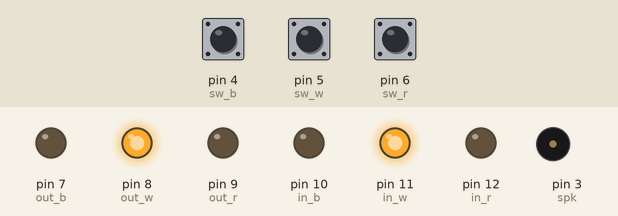
Simulated run of this sketch. Board: Arduino Uno, built with avr-gcc and run on an emulated ATmega328P. On the bench: output pins drawn as LEDs (lit = HIGH), buzzer (waves = sounding). Dashed ring = blinking. Inputs (shaded band) come from the test bench; at power-on: pin 4 (sw_b) LOW, pin 5 (sw_w) LOW, pin 6 (sw_r) LOW.

Above: at 1.2 s.
1.3 s: pin 4 (sw_b) pulled HIGH for 0.15 s
At 1.4 s:
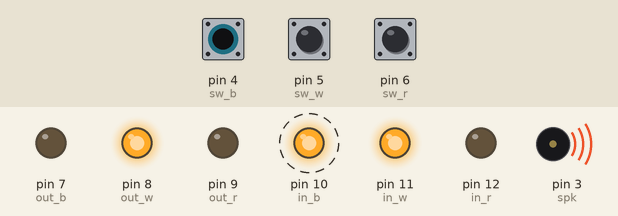
At 2.7 s:
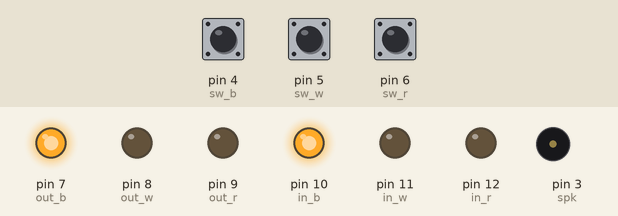
4.3 s: pin 5 (sw_w) pulled HIGH for 0.15 s
At 5.1 s:
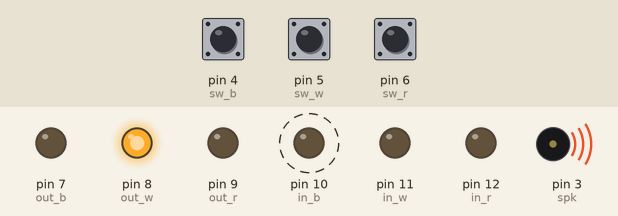
Timing chart, 0 to 13.4 s (numbered marks = the images above; inputs shaded):
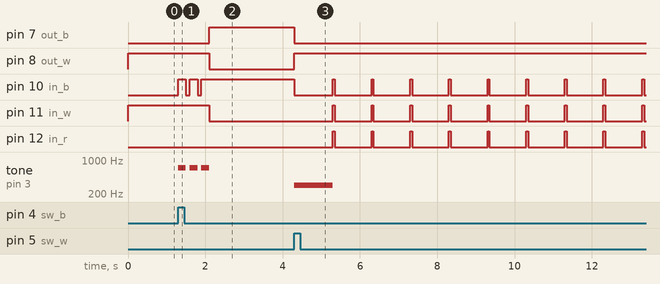

The sketch:

artefact_switch.ino
```cpp
// inner leds
int in_r = 12;
int in_w = 11;
int in_b = 10;

// outer leds
int out_r = 9;
int out_w = 8;
int out_b = 7;

// switches
int sw_r = 6;
int sw_w = 5;
int sw_b = 4;

//speaker
int spk = 3;


int mode, mode_r, mode_w, mode_b;
int last_r, last_b, last_w, cur_w, cur_r, cur_b;


void setup() {
  pinMode(in_r, OUTPUT);
  pinMode(in_w, OUTPUT);
  pinMode(in_b, OUTPUT);
  pinMode(out_r, OUTPUT);
  pinMode(out_w, OUTPUT);
  pinMode(out_b, OUTPUT);
  pinMode(sw_r, INPUT);
  pinMode(sw_w, INPUT);
  pinMode(sw_b, INPUT);
  pinMode(spk, OUTPUT);
  mode = 2; // wait mode;

  mode_r = LOW;
  mode_b = LOW;
  mode_w = HIGH;
  last_r = LOW;
  last_b = LOW;
  digitalWrite(in_w, mode_w);
  digitalWrite(out_w, mode_w);
}


void signal_tone(int freq, int pin) {  // beeping on capture
  digitalWrite(pin, HIGH);
  tone(spk, freq);
  delay(200);
  digitalWrite(pin, LOW);
  noTone(spk);
  delay(100);
  digitalWrite(pin, HIGH);
  tone(spk, freq);
  delay(200);
  digitalWrite(pin, LOW);
  noTone(spk);
  delay(100);
  digitalWrite(pin, HIGH);
  tone(spk, freq);
  delay(200);
  noTone(spk);
}


void kill() { // when reset button is pushed
  int i;
  digitalWrite(out_w, HIGH);
  tone(spk, 300); // low tone
  delay(1000);
  noTone(spk);

  for (i = 1; i <= 20; i++) { // 20 secs all led blinking. May change to any seconds you need.
    digitalWrite(in_w, HIGH);
    digitalWrite(in_r, HIGH);
    digitalWrite(in_b, HIGH);
    delay(50);
    digitalWrite(in_w, LOW);
    digitalWrite(in_r, LOW);
    digitalWrite(in_b, LOW);
    delay(950);
  }
  mode=2; // set wait mode
}


void loop() {

  cur_r = digitalRead(sw_r);
  cur_w = digitalRead(sw_w);
  cur_b = digitalRead(sw_b);

  if (cur_r == HIGH && cur_r != last_r && mode != 1) { // if red pressed and mode not red
    signal_tone(700, in_r);
    digitalWrite(in_r, HIGH);
    digitalWrite(out_r, HIGH);
    digitalWrite(in_w, LOW);
    digitalWrite(out_w, LOW);
    digitalWrite(in_b, LOW);
    digitalWrite(out_b, LOW);

    mode = 1; // mode set red captured
  }

  if (cur_b == HIGH && cur_b != last_b && mode != 3) { //same for blue
    signal_tone(700,in_b);
    digitalWrite(in_r, LOW);
    digitalWrite(out_r, LOW);
    digitalWrite(in_w, LOW);
    digitalWrite(out_w, LOW);
    digitalWrite(in_b, HIGH);
    digitalWrite(out_b, HIGH);

    mode = 3;
  }

  if (cur_w == HIGH && cur_w != last_w) { // if reset switch pressed
    digitalWrite(in_r, LOW);
    digitalWrite(out_r, LOW);
    digitalWrite(in_w, LOW);
    digitalWrite(out_w, LOW);
    digitalWrite(in_b, LOW);
    digitalWrite(out_b, LOW);
    kill();
    mode = 0;
    digitalWrite(in_r, LOW);
    digitalWrite(out_r, LOW);
    digitalWrite(in_w, HIGH);
    digitalWrite(out_w, HIGH);
    digitalWrite(in_b, LOW);
    digitalWrite(out_b, LOW);
    mode=2;
  }

  last_r = cur_r;
  last_w = cur_w;
  last_b = cur_b;


}
```

Measured:
- after the input at 1.3 s, pin 7 (out_b): LOW → HIGH after 0.80 s; pin 8 (out_w): HIGH → LOW after 0.80 s
- after the input at 4.3 s, pin 7 (out_b): HIGH → LOW at once; pin 8 (out_w): LOW → HIGH at once; pin 10 (in_b): alternates HIGH for 0.05 s and LOW for 0.95 s, starting at once; pin 11 (in_w), pin 12 (in_r): alternates HIGH for 0.05 s and LOW for 0.95 s, starting after 1.0 s; tone on pin 3 (spk): silent → 300 Hz at once, → silent 1.0 s later
